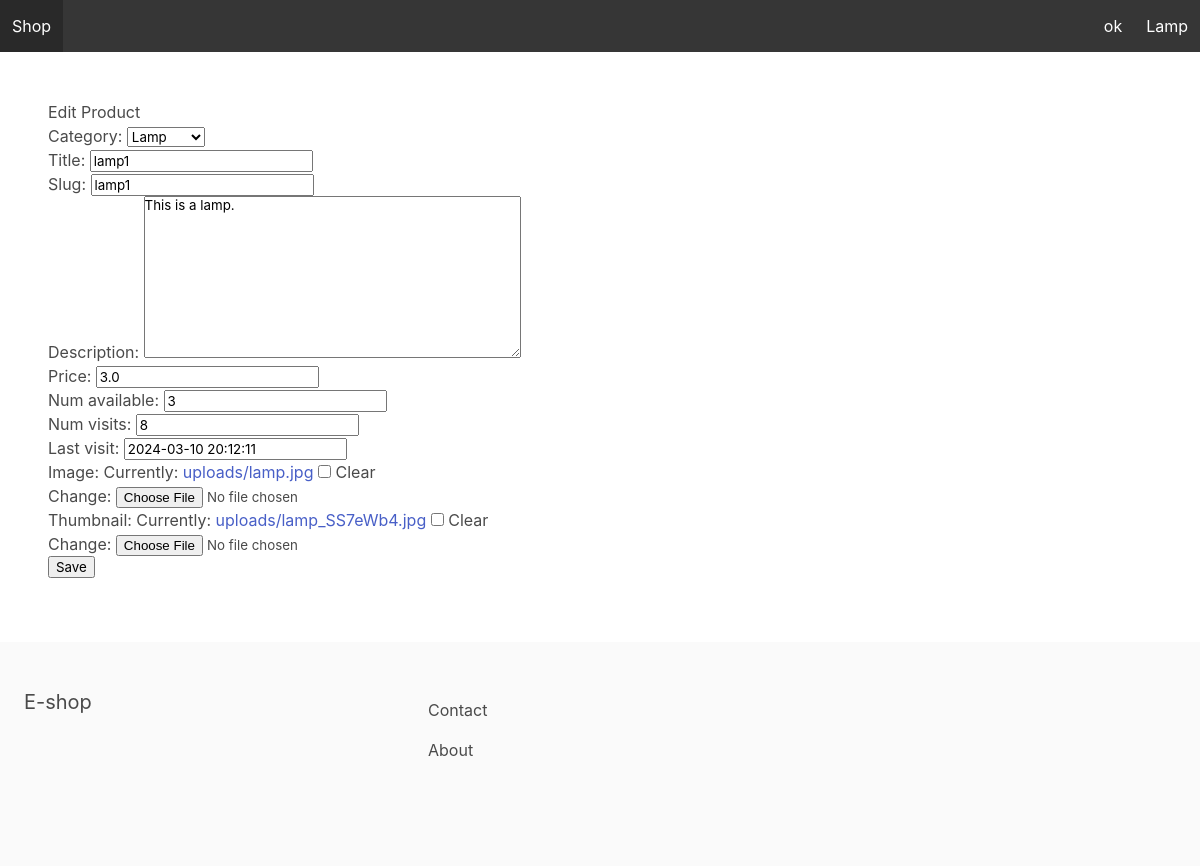
The page /productManager/edit/4/ on the database as committed earlier.
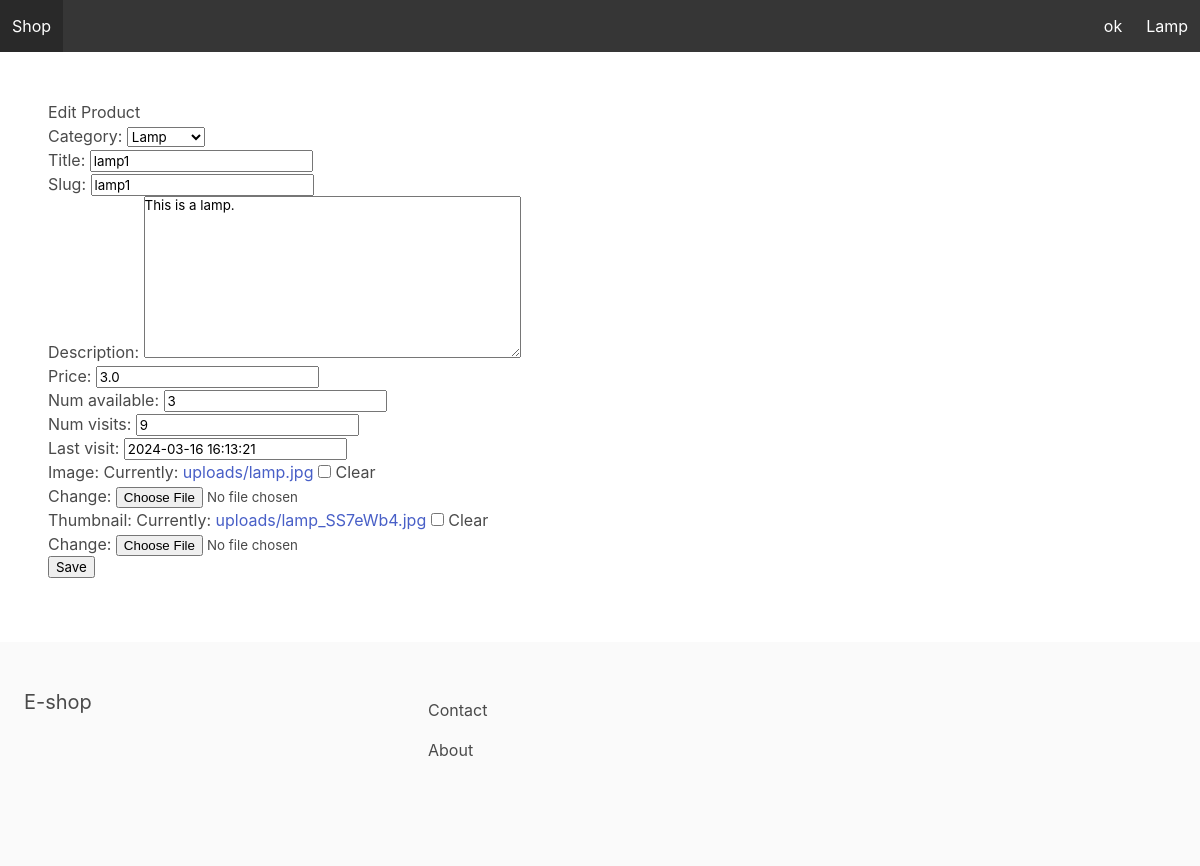
The same page on the database as committed later.
### apps/store/models.py (models this page shows, shortened)
class Category(models.Model):
    title = models.CharField(max_length=255)
    slug = models.SlugField(max_length=255)
    ordering = models.IntegerField(default=0)
    class Meta:
        verbose_name_plural = 'Categories'
        ordering = ('ordering',)
    def __str__(self):
        return self.title

class Product(models.Model):
    category = models.ForeignKey(Category, related_name='products', on_delete=models.CASCADE)
    title = models.CharField(max_length=255)
    slug = models.SlugField(max_length=255)
    description = models.TextField(blank=True, null=True)
    price = models.FloatField()
    num_available = models.IntegerField(default=1)
    num_visits = models.IntegerField(default=0)
    last_visit = models.DateTimeField(blank=True, null=True)
    image = models.ImageField(upload_to='uploads/', blank=True, null=True)
    thumbnail = models.ImageField(upload_to='uploads/', blank=True, null=True)
    date_added = models.DateTimeField(auto_now_add=True)
    class Meta:
        ordering = ('-date_added',)
    """def save(self, *args, **kwargs):
        self.thumbnail = self.make_thumbnail(self.image)

        super().save(*args, **kwargs)"""

### apps/store/views.py (the view, shortened to what this page needs)
# urls.py: path('productManager/edit/<int:pk>/', editProductView.as_view(), name='editProduct'),
class editProductView(UpdateView):
    model = Product
    template_name = "edit_product.html"
    fields = '__all__'

### apps/cart/context_processors.py (called while the page is built)
def cart(request):
    return {'cart': Cart(request)}

### apps/store/context_processors.py (called while the page is built)
def menu_categories(request):
    categories = Category.objects.all()
    return {'menu_categories': categories}

### apps/core/templates/edit_product.html
{% extends 'managerBase.html'%}
{% block content %}
<h1>Edit Product</h1>
<form method="POST" action="" enctype="multipart/form-data">{% csrf_token %}
    {{ form.as_p }}
    <input type="submit" value="Save">
</form>
{% endblock %}

### apps/core/templates/managerBase.html (shortened to what this page needs)
<html>
	<head>
		<link rel="stylesheet" href="https://cdn.jsdelivr.net/npm/bulma@0.9.0/css/bulma.min.css">
	</head>
	<body>
		<nav class="navbar is-dark">
			<div class="navbar-brand">
				<a class="navbar-item" href="{% url 'productManager' %}">Shop</a>
			</div>
			<div id="main-navbar" class="navbar-menu" >
				<div class="navbar-end">
					{% for category in menu_categories %}
					    <a href="{% url 'manager_category' category.slug %}" class="navbar-item">{{ category.title }}</a>
					{% endfor %}
				</div>
			</div>
        </nav>
		<section class="section">
			{% block content %}
            {% endblock %}
		</section>
		<footer class="footer">
			<div class="columns">
				<div class="column is-4">
					<h2 class="subtitle">E-shop</h2>
				</div>
				<div class="column is-8">
					<a href="{% url 'contact' %}" class="navbar-item">Contact</a>
					<a href="{% url 'about' %}" class="navbar-item">About</a>
				</div>
			</div>
		</footer>
	</body>
</html>

Rows that differ between the two databases and show on the page:
changed Product "Lamp": num_visits "8" → "9"; last_visit "2024-03-10 20:12:11" → "2024-03-16 16:13:21"
